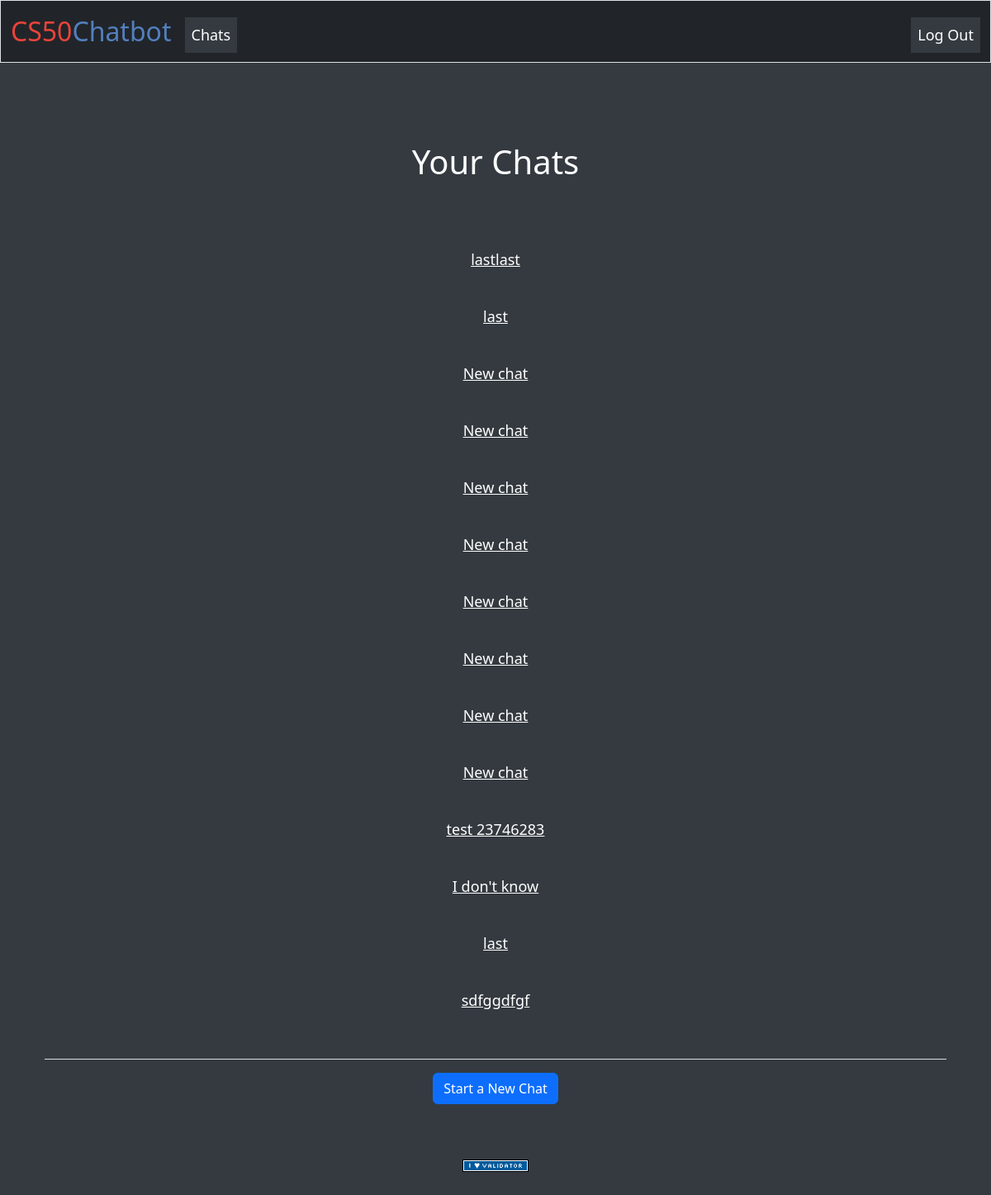
Screenshot of /chats (signed in) with the database file from the repository.
### tables this page shows
CREATE TABLE Chats (
                                     chat_id INTEGER PRIMARY KEY AUTOINCREMENT,
                                     chat_name VARCHAR(100),
                                     user_id INTEGER,
                                     created_at TIMESTAMP DEFAULT CURRENT_TIMESTAMP,
                                     FOREIGN KEY (user_id) REFERENCES Users (user_id)
);

### app.py (the view)
@app.route('/chats', methods=['GET', 'POST'])
@login_required
def chats():
    if 'user_id' in session:
        user_id = session['user_id']
        user = db.execute("SELECT username FROM Users WHERE user_id = ?", user_id)
        if user:
            user_chats = db.execute("SELECT chat_id, chat_name FROM chats WHERE user_id = ? ORDER BY created_at DESC",
                                    user_id)
            return render_template('chats.html', chats=user_chats)
        else:
            logger.error(f"User {user_id} not found in the db")
            return apology("User not found", 404)
    else:
        logger.error(f"User not logged in")
        return apology("Unauthorized access", 401)

### app.py (called while the page is built)
@app.after_request
def after_request(response):
    response.headers["Cache-Control"] = "no-cache, no-store, must-revalidate"
    response.headers["Expires"] = 0
    response.headers["Pragma"] = "no-cache"
    return response

### helpers.py (called while the page is built)
def login_required(f):
    @wraps(f)
    def decorated_function(*args, **kwargs):
        if session.get("user_id") is None:
            return redirect("/login")
        return f(*args, **kwargs)
    return decorated_function

### templates/chats.html (shortened to what this page needs)
{% extends "layout.html" %}
{% block main %}
<div class="container full-height">
    <h1 class="mt-5">Your Chats</h1>
    <div class="chat-container-wrapper my-4">
        <div id="chat-container" class="chat-container">
            {% for chat in chats %}
            <div class="message">
                <ul class="list-group lgc mt-4">
                    <li class="list-group-item">
                        <a href="{{ url_for('do_chat', chat_id=chat.chat_id) }}">{{ chat.chat_name }}</a>
                    </li>
                </ul>
            </div>
            {% endfor %}
        </div>
    </div>
    <div class="form-container">
        <form action="{{ url_for('start_chat') }}" method="get">
            <button type="submit" class="btn btn-primary">Start a New Chat</button>
        </form>
    </div>
</div>
{% endblock %}

### templates/layout.html (shortened to what this page needs)
<!DOCTYPE html>
<html lang="en">
<head>
    <link href="https://cdn.jsdelivr.net/npm/bootstrap@5.3.3/dist/css/bootstrap.min.css" rel="stylesheet"
>
    <link href="/static/styles.css" rel="stylesheet">
</head>
<body>
<nav class="bg-light border navbar navbar-expand-md navbar-light">
    <div class="container-fluid">
        <a class="navbar-brand" href="/"><span class="red">CS50</span><span class="blue">Chatbot</span></a>
        <div class="collapse navbar-collapse" id="navbar">
            {% if session["user_id"] %}
            <ul class="navbar-nav me-auto mt-2">
                <li class="nav-item"><a class="nav-link" href="/chats">Chats</a></li>
            </ul>
            <ul class="navbar-nav ms-auto mt-2">
                <li class="nav-item"><a class="nav-link" href="/logout">Log Out</a></li>
            </ul>
            {% else %}
            <ul class="navbar-nav ms-auto mt-2">
                <li class="nav-item"><a class="nav-link" href="/register">Register</a></li>
                <li class="nav-item"><a class="nav-link" href="/login">Log In</a></li>
            </ul>
            {% endif %}
        </div>
    </div>
</nav>
<main class="container py-5 text-center">
    {% block main %}{% endblock %}
</main>
<footer class="mb-5">
    <form action="https://validator.w3.org/check" class="text-center" enctype="multipart/form-data" method="post"
          target="_blank">
        <input alt="Validate" src="/static/I_heart_validator.png" type="image">
    </form>
</footer>
</body>
</html>

### static/styles.css (style rules this page uses)
nav .navbar-brand { font-size: xx-large; background-color: transparent; }
nav .navbar-brand .blue { color: #537fbe; background-color: transparent; }
nav .navbar-brand .red { color: #ea433b; background-color: transparent; }
.nav-link { color: white; }
.nav-item { background-color: transparent; }
body { background-color: #343a40; color: #ffffff; }
.navbar { background-color: #212529 !important; }
ul { color: #343a40; background-color: #343a40; font-size: large; }
a { background-color: #343a40; color: #ffffff; font-size: large; }
.list-group-item { background-color: #343a40; font-size: large; border-color: transparent; }
.full-height { height: 75vh; display: flex; flex-direction: column; justify-content: space-between; }
.chat-container-wrapper { display: flex; flex: 1; overflow: hidden; }
.chat-container { flex: 1; overflow-y: auto; margin-bottom: 1rem; padding: 1rem; }
.chat-container { -ms-overflow-style: none; }
.form-container { flex-shrink: 0; position: sticky; bottom: 0; padding: 1rem; border-top: 1px solid #ddd; }

### rows the page displays
Chats: chat_name "lastlast"
Chats: chat_name "last"
Chats: chat_name "New chat"
Chats: chat_name "New chat"
Chats: chat_name "New chat"
Chats: chat_name "New chat"
Chats: chat_name "New chat"
Chats: chat_name "New chat"
Chats: chat_name "New chat"
Chats: chat_name "New chat"
Chats: chat_name "test 23746283"
Chats: chat_name "I don't know"
Chats: chat_name "last"
Chats: chat_name "sdfggdfgf"
